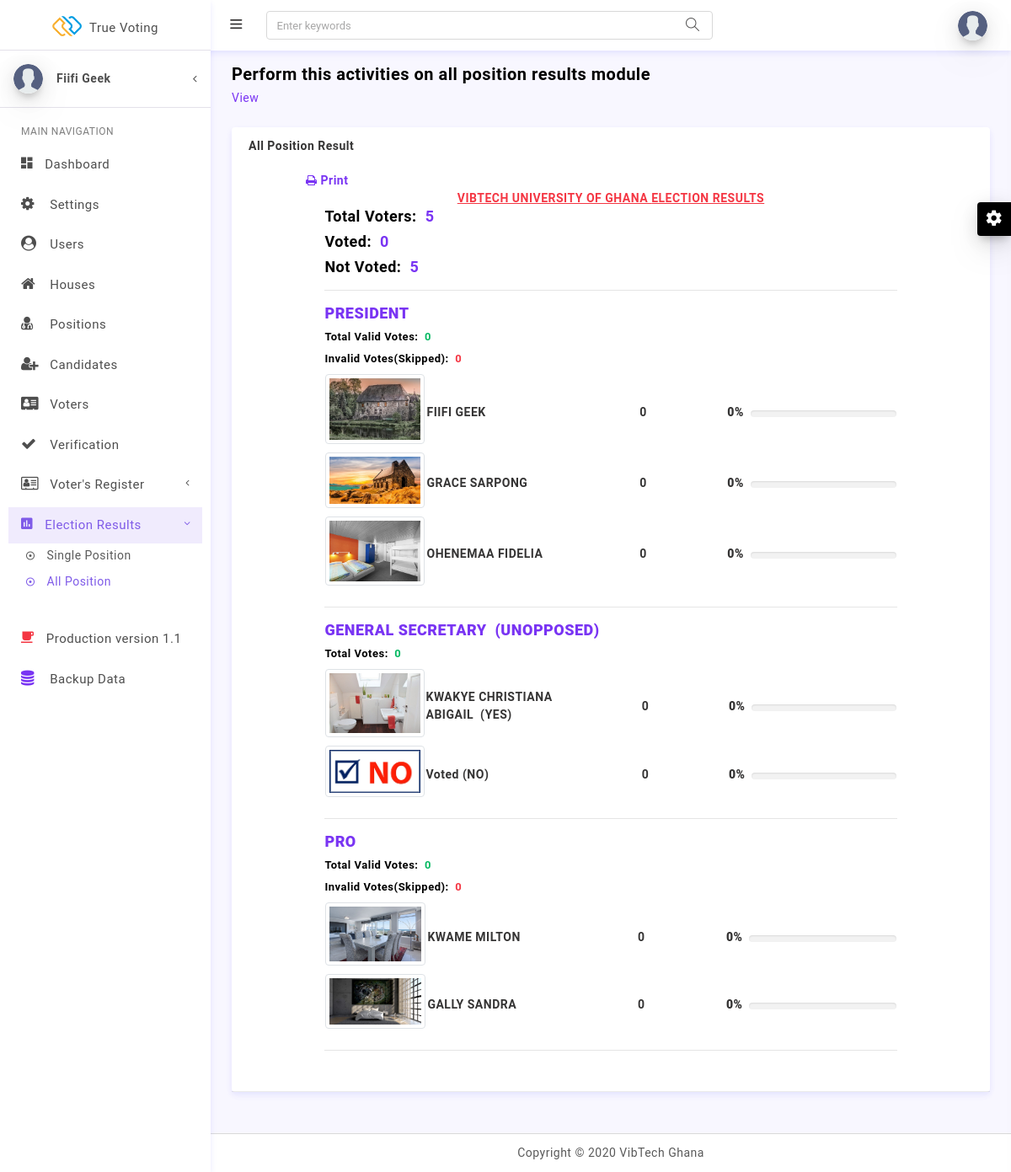
Before: /admin/all-results.php (signed in) with the older database file.
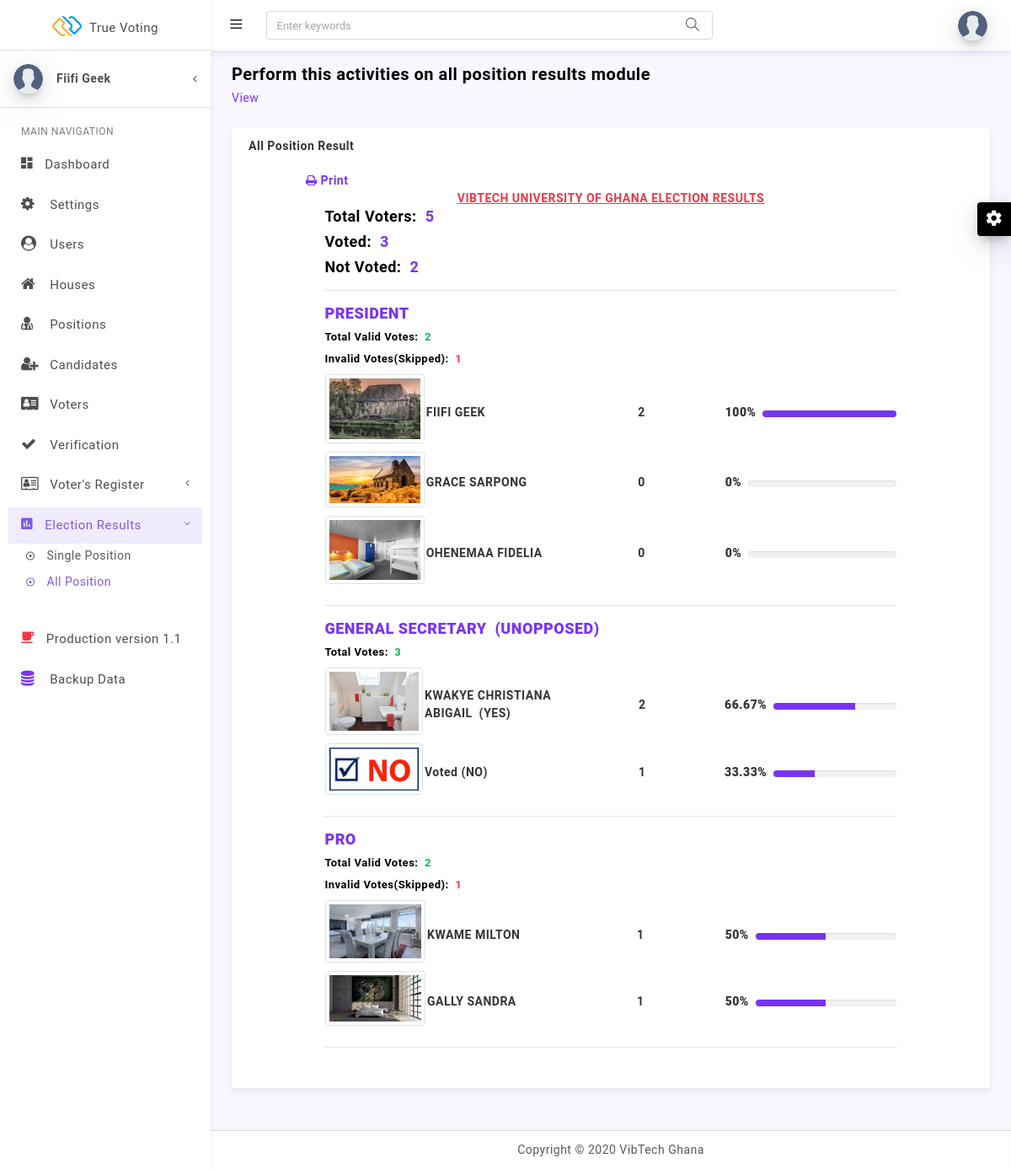
After: the same page with the newer database file.
### tables this page shows
CREATE TABLE `general_settings` (
  `id` int(11) NOT NULL,
  `name` varchar(255) DEFAULT NULL,
  `timer` varchar(191) DEFAULT NULL
);

CREATE TABLE `positions` (
  `id` int(11) NOT NULL,
  `name` varchar(191) NOT NULL,
  `criteria` varchar(191) NOT NULL,
  `type` varchar(191) NOT NULL,
  `maxcon` int(11) NOT NULL,
  `created_at` timestamp NULL DEFAULT NULL
);

CREATE TABLE `candidates` (
  `id` int(11) NOT NULL,
  `name` varchar(191) NOT NULL,
  `position` varchar(191) NOT NULL,
  `gender` varchar(191) NOT NULL,
  `house` varchar(191) DEFAULT NULL,
  `vote` int(11) NOT NULL DEFAULT 0,
  `image` varchar(191) DEFAULT NULL,
  `created_at` timestamp NULL DEFAULT NULL
);

### models/DBLayer.php (called while the page is built, shortened)
<?php
    class DB {
        public static function connection()
        {
            try{
                $con=new PDO('mysql:host=localhost;dbname=truevoting;charset=utf8mb4', 'root', '');
                $con->setAttribute(PDO::ATTR_ERRMODE, PDO::ERRMODE_EXCEPTION);
                $con->setAttribute(PDO::ATTR_EMULATE_PREPARES, false);
                return $con;
            }catch(PDOException $ex){
                return "Connection Error ";
            }
        }
    }
    class Model {
        public static function all(string $tableName)
        {
            $con = DB::connection();
            try{
                $query = "SELECT * FROM ".$tableName." ORDER BY id";
                $stmt=$con->prepare($query);
                $stmt->execute();
                $rows=$stmt->fetchAll();
                return $rows;
            }catch(PDOException $ex){
                return 'Something went wrong';
            }
        }
        public static function first($query, array $param)
        {
            $con = DB::connection();
            try{
                $stmt=$con->prepare($query);
                $stmt->execute($param);
                $row=$stmt->fetch();
                return $row;
            }catch(PDOException $ex){
                return 'Something went wrong';
            }
        }
        public static function filter($query,array $param)
        {
            $con = DB::connection();
            try{
                $stmt=$con->prepare($query);
                $stmt->execute($param);
                $rows=$stmt->fetchAll();
                return $rows;
            }catch(PDOException $ex){
                return 'Something went wrong';
            }
        }
        public static function countWhere($query, array $param)
        {
            $con = DB::connection();
            try{
                $stmt=$con->prepare($query);
                $stmt->execute($param);
                $row=$stmt->fetch();
                return $row['COUNT(*)'];
            }catch(PDOException $ex){
                return 'Something went wrong';
            }
        }
        public static function sumWhere(string $columnName, string $tableName, string $whereClause, array $param)
        {
            $con = DB::connection();
            try{
                $stmt=$con->prepare("SELECT SUM(".$columnName.") FROM ".$tableName." ".$whereClause);
                $stmt->execute($param);
                $row=$stmt->fetch();
                return $row['SUM('.$columnName.')'];
            }catch(PDOException $ex){
                return 'Something went wrong';
            }
        }
    }

### admin/all-results.php (the view, shortened to what the rows shown need)
<!DOCTYPE html>
<html lang="en">
<head>
<?php $title = 'All Position Results'; include('../layouts/admin-head.php'); ?>
</head>
<body>
<?php include('../layouts/admin-menus.php'); ?>
<?php require_once("../models/DBLayer.php");
    $totalVoters = Model::count("SELECT COUNT(*) FROM voters");
    $countVoted = Model::countWhere("SELECT COUNT(*) FROM voters WHERE status=:s", array(':s'=>true));
    $countNotVoted = Model::countWhere("SELECT COUNT(*) FROM voters WHERE status=:s", array(':s'=>false));
    $positions = Model::all('positions');
    $gs = Model::first("SELECT * FROM general_settings WHERE id=:id", array(':id'=>1));
?>
<div class="row">
    <div class="col-lg-12">
      <div class="card">
        <div class="card-header">
        <div class="card-body">
            <div class="row">
                <div class="col-sm-10" id="printOut">
                    <div class="text-center"><span class="text-danger text-uppercase" style="text-decoration: underline"><?php echo $gs['name']; ?> Election Results</span></div>
                    <h5>Total Voters:&nbsp;&nbsp;<span class="text-primary"><?php echo $totalVoters; ?></span></h5>
                    <h5>Voted:&nbsp;&nbsp;<span class="text-primary"><?php echo $countVoted; ?></span></h5>
                    <h5>Not Voted:&nbsp;&nbsp;<span class="text-primary"><?php echo $countNotVoted; ?></span></h5>
                    <hr>
                    <?php
                    if(count($positions)>0){
                    foreach($positions as $post){
                        if($post['criteria']=='General' && $post['type']=="All"){
                            $candidates = Model::filter("SELECT * FROM candidates WHERE position=:p", array(':p'=>$post['name']));
                            $sumVotes = Model::sumWhere("vote", "candidates", "WHERE position=:p", array(':p'=>$post['name']));
                            if(count($candidates)>1){ ?>
                            <h5><strong class="text-primary text-uppercase"><?php echo $post['name']; ?></strong></h5>
                            <h6 style="font-size: 13px">Total Valid Votes:&nbsp;&nbsp;<span class="text-success"><?php echo $sumVotes; ?></span></h6>
                            <h6 style="font-size: 13px">Invalid Votes(Skipped):&nbsp;&nbsp;<span class="text-danger"><?php echo $countVoted-$sumVotes; ?></span></h6>
                            <table class="">
                            <?php
                                foreach($candidates as $can){ ?>
                                    <tr>
                                        <td width="150px"><img src="../assets/images/candidates/<?php echo $can['image']; ?>" class="img-thumbnail mb-2" height="140" width="140" alt="<?php echo $can['name']; ?>" /></td>
                                        <td width="300px"><?php echo $can['name']; ?></td>
                                        <td width="130px"><?php echo $can['vote']; ?></td>
                                        <td width="250px">
                                            <span class="pull-left mr-2"><strong><?php echo ($sumVotes!=0)? round(100*($can['vote']/$sumVotes),2):0; ?>%</strong></span>
                                            <div class="progress-wrapper hidden-print">
                                                <div class="progress mt-2">
                                                    <div class="progress-bar bg-primary" style="width:<?php echo ($sumVotes!=0)? round(100*($can['vote']/$sumVotes),2):0; ?>%"></div>
                                                </div>
                                            </div>
                                        </td>
                                    </tr>
                            <?php } ?>
                            </table> <hr>
                            <?php }else{ ?>
                            <h5><strong class="text-primary text-uppercase"><?php echo $post['name']; ?>&nbsp;&nbsp;(Unopposed)</strong></h5>
                            <h6 style="font-size: 13px">Total Votes:&nbsp;&nbsp;<span class="text-success"><?php echo $countVoted; ?></span></h6>
                            <table class="">
                            <?php
                                foreach($candidates as $can){ ?>
                                    <tr>
                                        <td width="150px"><img src="../assets/images/candidates/<?php echo $can['image']; ?>" class="img-thumbnail mb-2" height="140" width="140" alt="<?php echo $can['name']; ?>" /></td>
                                        <td width="300px"><?php echo $can['name']; ?>&nbsp;&nbsp;(YES)</td>
                                        <td width="130px"><?php echo $can['vote']; ?></td>
                                        <td width="250px">
                                            <span class="pull-left mr-2"><strong><?php echo ($sumVotes!=0)? round(100*($can['vote']/$countVoted),2):0; ?>%</strong></span>
                                            <div class="progress-wrapper hidden-print">
                                                <div class="progress mt-2">
                                                    <div class="progress-bar bg-primary" style="width:<?php echo ($sumVotes!=0)? round(100*($can['vote']/$countVoted),2):0; ?>%"></div>
                                                </div>
                                            </div>
                                        </td>
                                    </tr>
                                    <tr>
                                        <td width="150px"><img src="../assets/images/no-vote.jpg" class="img-thumbnail mb-2" height="140" width="140" alt="<?php echo $can['name']; ?>" /></td>
                                        <td width="300px">Voted (NO)</td>
                                        <td width="130px"><?php echo ($countVoted-$sumVotes); ?></td>
                                        <td width="250px">
                                            <span class="pull-left mr-2"><strong><?php echo ($sumVotes!=0)? round(100*(($countVoted-$sumVotes)/$countVoted),2):0; ?>%</strong></span>
                                            <div class="progress-wrapper hidden-print">
                                                <div class="progress mt-2">
                                                    <div class="progress-bar bg-primary" style="width:<?php echo ($sumVotes!=0)? round(100*(($countVoted-$sumVotes)/$countVoted),2):0; ?>%"></div>
                                                </div>
                                            </div>
                                        </td>
                                    </tr>
                            <?php  } ?>
                            </table><hr>
                        <?php }
                        }
                    }
                    }
                    ?>
                </div>
            </div>
        </div>
      </div>
    </div>
</div>
<?php include('../layouts/admin-footer.php'); ?>
</body>
</html>

Changed rows visible on the page:
computed for positions "PRESIDENT": sumVotes "0" → "2"; sumVotes "0" → "1"
changed candidates "FIIFI GEEK": vote "0" → "2"; vote (not shown) → "100"; no longer shows "0"
shown differently, row unchanged: candidates "GRACE SARPONG": 100*($can['vote']/$sumVotes) (not shown) → "0"; no longer shows "0"
shown differently, row unchanged: candidates "OHENEMAA FIDELIA": 100*($can['vote']/$sumVotes) (not shown) → "0"; no longer shows "0"
computed for positions "GENERAL SECRETARY": countVoted "0" → "3"
changed candidates "KWAKYE CHRISTIANA ABIGAIL": vote "0" → "2"; vote (not shown) → "66.67"; sumVotes "0" → "1"; countVoted (not shown) → "33.33"; no longer shows "0 0"
computed for positions "PRO": sumVotes "0" → "2"; sumVotes "0" → "1"
changed candidates "KWAME MILTON": vote "0" → "1"; vote (not shown) → "50"; no longer shows "0"
changed candidates "GALLY SANDRA": vote "0" → "1"; vote (not shown) → "50"; no longer shows "0"
Other visible differences:
$countVoted: "0" → "3"
$countNotVoted: "5" → "2"
